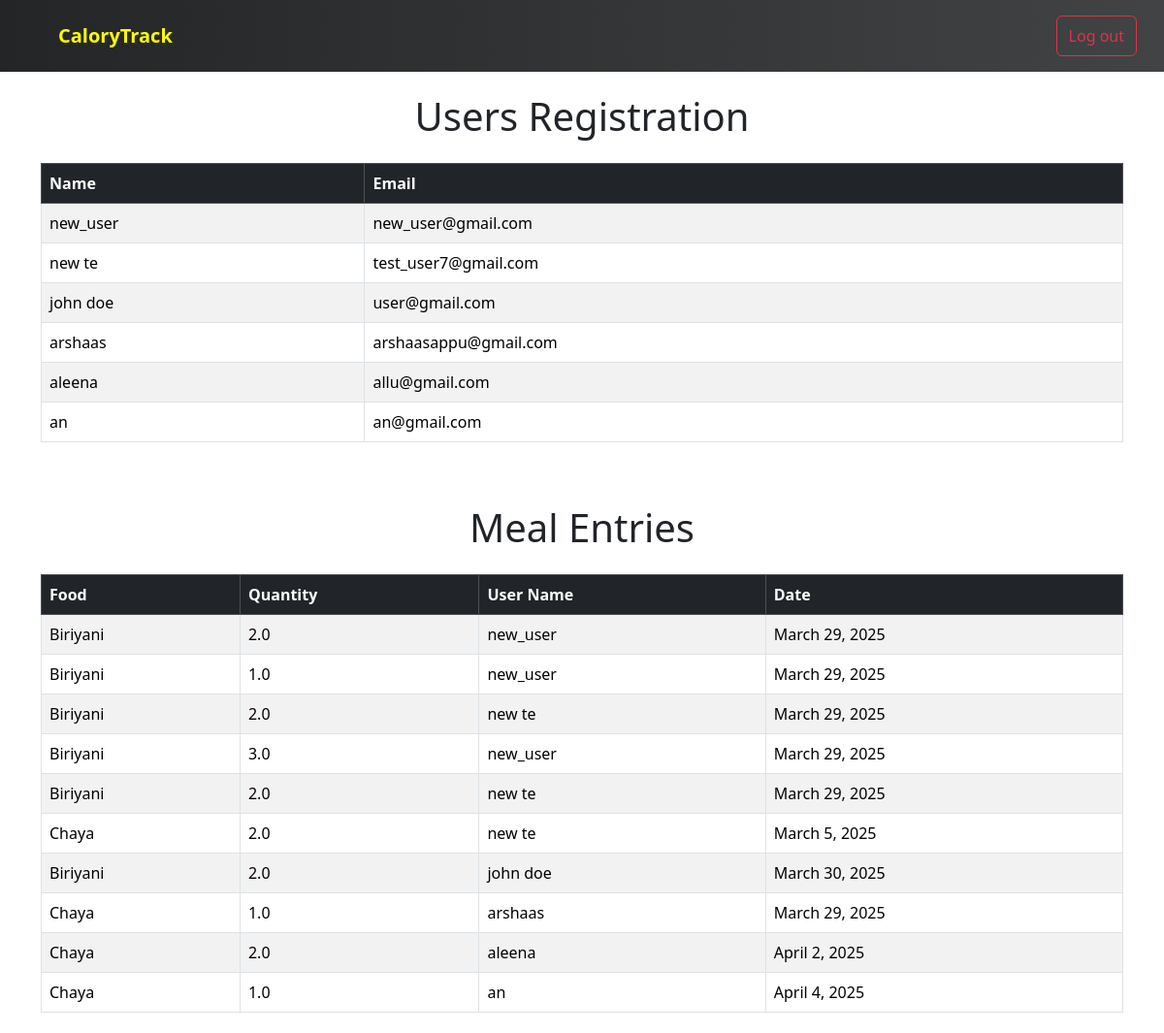
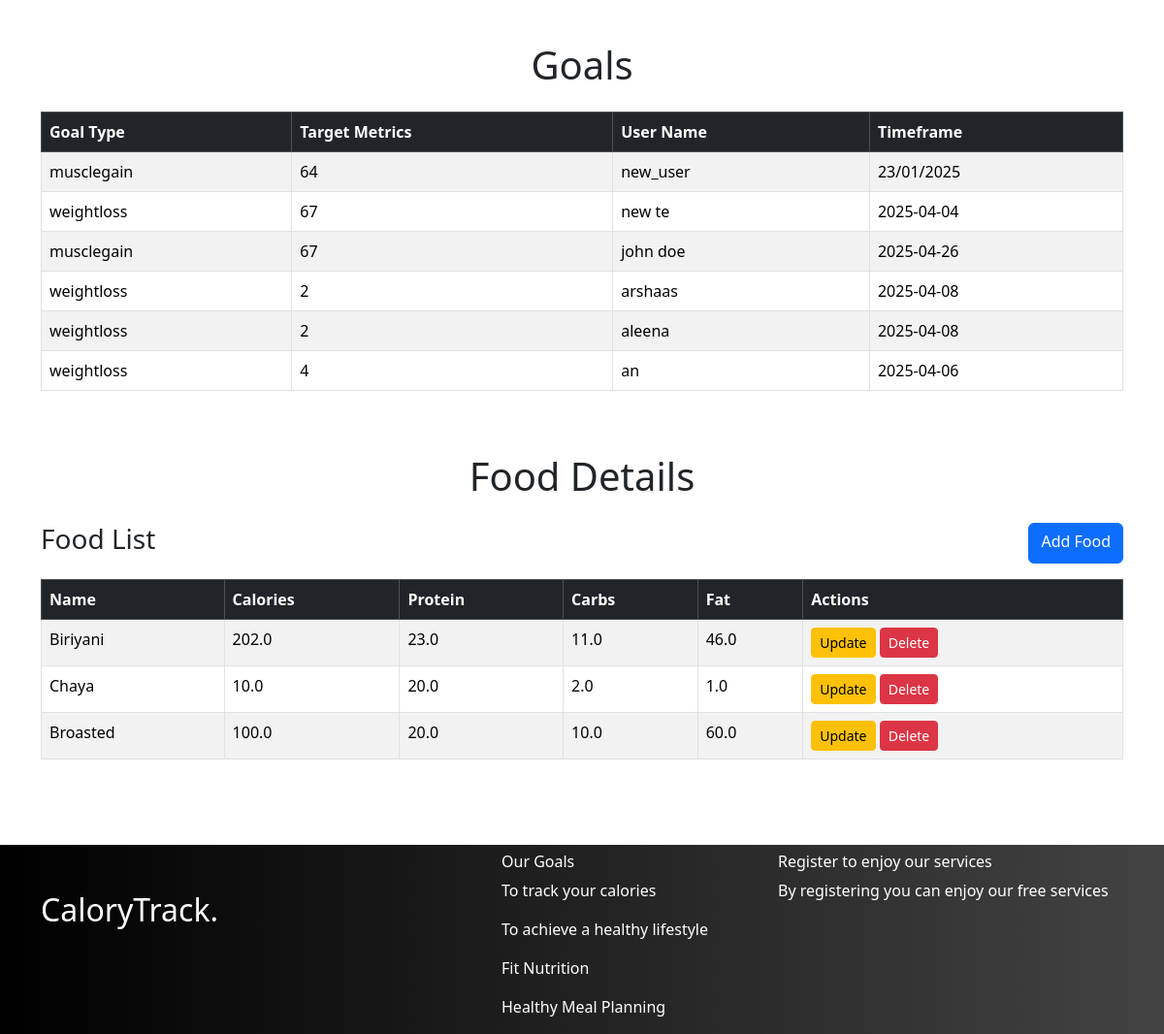
/admins/, run on the app's committed database (2 pictures, top to bottom).
### macroNutrientApp/models.py (models this page shows, shortened)
class User(AbstractBaseUser, PermissionsMixin):
    ADMIN = "admin"
    CUSTOMER = "user"
    USER_TYPES = (
        (ADMIN, "Admin"),
        (CUSTOMER,'Customer'),
    )
    email = models.EmailField("email address", unique=True)
    role = models.CharField(max_length=15,choices=USER_TYPES)
    name = models.CharField(max_length=100)
    is_staff = models.BooleanField(default=False)
    is_active = models.BooleanField(default=True)
    is_verified = models.BooleanField(default=False)
    USERNAME_FIELD = "email"
    REQUIRED_FIELDS = []
    objects = CustomUserManager()

class MealEntry(models.Model):
    user = models.ForeignKey(User, on_delete=models.CASCADE)
    food = models.ForeignKey(Food, on_delete=models.CASCADE)
    quantity = models.FloatField()
    date = models.DateField()

class Food(models.Model):
    name = models.CharField(max_length=100)
    calories = models.FloatField()
    protein = models.FloatField()
    carbs = models.FloatField()
    fat = models.FloatField()

class GoalSetting(models.Model):
    GOAL_TYPES = [
        ('weightloss', 'Weight Loss'),
        ('musclegain', 'Muscle Gain'),
    ]
    user = models.ForeignKey(User, on_delete=models.CASCADE)
    goal_type = models.CharField(max_length=20, choices=GOAL_TYPES)
    target_metrics = models.CharField(max_length=100)
    timeframe = models.CharField(max_length=50)

### macroNutrientApp/views.py (the view)
# urls.py: path('admins/',views.admins,name="admins"),
def admins(request):
    details = User.objects.exclude(role__in=['admin', 'superuser'])
    mealentries = MealEntry.objects.all()
    fooddetails = Food.objects.all()
    goals = GoalSetting.objects.all()
    for goal in goals:
        print(goal.__dict__)
        user_data = [{'name': user.name, 'email': user.email, 'password': user.password} for user in details]
    return render(request, "admins.html", {'details': user_data, 'mealentries': mealentries, 'fooddetails': fooddetails, 'goals': goals, 'is_admin': True})

### macroNutrientApp/templates/admins.html
{% extends 'base.html' %}
{% block content %}
<div class="container mt-5 pt-5">
    <h1 class="text-center mb-4">Users Registration</h1>
    <div class="table-responsive">
        <table class="table table-bordered table-striped table-hover">
            <thead class="table-dark">
                <tr>
                    <th>Name</th>
                    <th>Email</th>
                </tr>
            </thead>
            <tbody>
                {% for user in details %}
                <tr>
                    <td>{{ user.name }}</td>
                    <td>{{ user.email }}</td>
                </tr>
                {% endfor %}
            </tbody>
        </table>
    </div>
</div>
<div class="container mt-5">
    <h1 class="text-center mb-4">Meal Entries</h1>
    <div class="table-responsive">
        <table class="table table-bordered table-striped table-hover">
            <thead class="table-dark">
                <tr>
                    <th>Food</th>
                    <th>Quantity</th>
                    <th>User Name</th>
                    <th>Date</th>
                </tr>
            </thead>
            <tbody>
                {% for entry in mealentries %}
                <tr>
                    <td>{{ entry.food.name }}</td>
                    <td>{{ entry.quantity }}</td>
                    <td>{{ entry.user.name }}</td>
                    <td>{{ entry.date }}</td>
                </tr>
                {% endfor %}
            </tbody>
        </table>
    </div>
</div>
<div class="container mt-5">
    <h1 class="text-center mb-4">Goals</h1>
    <div class="table-responsive">
        <table class="table table-bordered table-striped table-hover">
            <thead class="table-dark">
                <tr>
                    <th>Goal Type</th>
                    <th>Target Metrics</th>
                    <th>User Name</th>
                    <th>Timeframe</th>
                </tr>
            </thead>
            <tbody>
                {% for goal in goals %}
                <tr>
                    <td>{{ goal.goal_type }}</td>
                    <td>{{ goal.target_metrics }}</td>
                    <td>{{ goal.user.name }}</td>
                    <td>{{ goal.timeframe }}</td>
                </tr>
                {% endfor %}
            </tbody>
        </table>
    </div>
</div>
<div class="container mt-5">
    <h1 class="text-center mb-4">Food Details</h1>
    <div class="d-flex justify-content-between mb-3">
        <h3>Food List</h3>
        <a href="{% url 'addfood' %}" class="btn btn-primary">Add Food</a>
    </div>
    <div class="table-responsive">
        <table class="table table-bordered table-striped table-hover">
            <thead class="table-dark">
                <tr>
                    <th>Name</th>
                    <th>Calories</th>
                    <th>Protein</th>
                    <th>Carbs</th>
                    <th>Fat</th>
                    <th>Actions</th>
                </tr>
            </thead>
            <tbody>
                {% for food in fooddetails %}
                <tr>
                    <td>{{ food.name }}</td>
                    <td>{{ food.calories }}</td>
                    <td>{{ food.protein }}</td>
                    <td>{{ food.carbs }}</td>
                    <td>{{ food.fat }}</td>
                    <td>
                        <a href="{% url 'update' id=food.id %}" class="btn btn-warning btn-sm">Update</a>
                        <a href="{% url 'delete' id=food.id %}" class="btn btn-danger btn-sm">Delete</a>
                    </td>
                </tr>
                {% endfor %}
            </tbody>
        </table>
    </div>
</div>
{% endblock %}

### macroNutrientApp/templates/base.html (shortened to what this page needs)
{% load static %}
<!DOCTYPE html>
<html lang="en">
<head>
    <link rel="stylesheet" href="{% static 'css/home.css' %}">
    <link rel="stylesheet" href="{% static 'css/foot.css' %}">
    <link rel="stylesheet" href="{% static 'css/goal.css' %}">
    <link href="https://cdn.jsdelivr.net/npm/bootstrap@5.3.3/dist/css/bootstrap.min.css" rel="stylesheet">
    <link href="https://unpkg.com/aos@2.3.1/dist/aos.css" rel="stylesheet">
</head>
<body>
     <header id="header" class="fixed-top" >
          <nav class="navbar navbar-expand-lg" style="background: linear-gradient(to right, #232526, #414345);">
            <div class="container-fluid">
              <a class="navbar-brand mx-5 fw-bold" href="#" style="color: yellow;">CaloryTrack</a>
              <div class="collapse navbar-collapse justify-content-end " id="navbarNavDropdown">
                <ul class="navbar-nav p-2">
                  <a href="{% url 'signout' %}" class="btn btn-outline-danger me-2 py-2" type="button">Log out</a>
                </ul>
              </div>
            </div>
          </nav>
    </header>
    {% block content %}
    {% endblock %}
         <br>
         <br>
         <br>
    <section class="footer-sec">
      <div class="container footer">
        <div class="row" data-aos="fade-up" data-aos-duration="2000">
          <div class="col-lg-3 col-12 col-md-6">
            <div class="footer-items">
              <br>
              <br>
              <div class="footbase" style="color: white;">
                <h2>CaloryTrack<span>.</span></h2>
              </div>
            </div>
          </div>
          <div class="col-lg-2 col-12 col-md-6 pt-2">
          </div>
          <div class="col-lg-3 col-12 col-md-6 pt-2">
            <div class="footer-items">
              <div class="footbase1" style="color: white;">
                <h6>Our Goals</h6>
                  <p>To track your calories</p>
                  <p>To achieve a healthy lifestyle</p>
                  <p>Fit Nutrition</p>
                  <p>Healthy Meal Planning</p>
              </div>
            </div>
          </div>
          <div class="col-lg-4 col-12 col-md-6 pt-2">
            <div class="footer-items">
              <div class="footbase1" style="color: white;">
                <h6>Register to enjoy our services</h6>
                <p class="jo">By registering you can enjoy our free services</p>
                <br>
              </div>
            </div>
          </div>
        </div>
      </div>
    </section>
   <link href="{% static  'lib/owlcarousel/assets/owl.carousel.min.css' %}" rel="stylesheet">
</body>
</html>
{% load sweetify %}

### macroNutrientApp/static/css/foot.css (style rules this page uses)
.footer-sec { background: linear-gradient(to right, #000000, #434343); }

### data on the page
User: name "new_user", email "new_user@gmail.com"
User: name "new te", email "test_user7@gmail.com"
User: name "john doe", email "user@gmail.com"
User: name "arshaas", email "arshaasappu@gmail.com"
User: name "aleena", email "allu@gmail.com"
User: name "an", email "an@gmail.com"
MealEntry: food.name "Biriyani", quantity "2.0", user.name "new_user", date "March 29, 2025"
MealEntry: food.name "Biriyani", quantity "1.0", user.name "new_user", date "March 29, 2025"
MealEntry: food.name "Biriyani", quantity "2.0", user.name "new te", date "March 29, 2025"
MealEntry: food.name "Biriyani", quantity "3.0", user.name "new_user", date "March 29, 2025"
MealEntry: food.name "Biriyani", quantity "2.0", user.name "new te", date "March 29, 2025"
MealEntry: food.name "Chaya", quantity "2.0", user.name "new te", date "March 5, 2025"
MealEntry: food.name "Biriyani", quantity "2.0", user.name "john doe", date "March 30, 2025"
MealEntry: food.name "Chaya", quantity "1.0", user.name "arshaas", date "March 29, 2025"
MealEntry: food.name "Chaya", quantity "2.0", user.name "aleena", date "April 2, 2025"
MealEntry: food.name "Chaya", quantity "1.0", user.name "an", date "April 4, 2025"
GoalSetting: goal_type "musclegain", target_metrics "64", user.name "new_user", timeframe "23/01/2025"
GoalSetting: goal_type "weightloss", target_metrics "67", user.name "new te", timeframe "2025-04-04"
GoalSetting: goal_type "musclegain", target_metrics "67", user.name "john doe", timeframe "2025-04-26"
GoalSetting: goal_type "weightloss", target_metrics "2", user.name "arshaas", timeframe "2025-04-08"
GoalSetting: goal_type "weightloss", target_metrics "2", user.name "aleena", timeframe "2025-04-08"
GoalSetting: goal_type "weightloss", target_metrics "4", user.name "an", timeframe "2025-04-06"
Food: name "Biriyani", calories "202.0", protein "23.0", carbs "11.0", fat "46.0"
Food: name "Chaya", calories "10.0", protein "20.0", carbs "2.0", fat "1.0"
Food: name "Broasted", calories "100.0", protein "20.0", carbs "10.0", fat "60.0"
